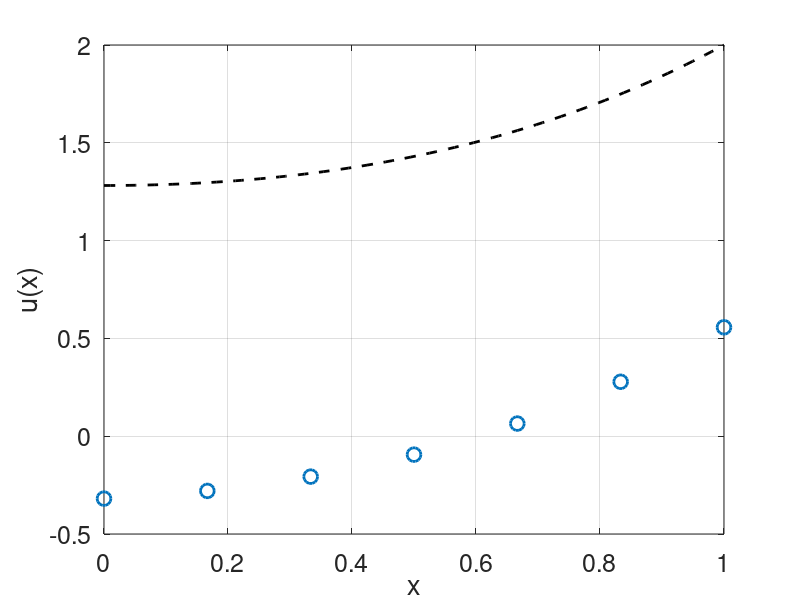

This figure's MATLAB source:
clear
%forcing function
f = @(x) exp(x);

sigma = 0;
gamma = 0;
b = 2;
xa = 0;
xb = 1;

L = xb - xa;  %length of the domain

%exact solution
u_exact = @(x) exp(x) + (sigma-exp(xa))*(x - xb) + b - exp(xb);

%% We will solve d^2(u)/dx^2 = f(x) on domain x = [x_a,x_b] 
% with BC: 
%   u'(x_a) = sigma
%   u'(x_b)  = gamma
% using a central finite difference method

neumann_method= 3; %1 - first order one sided difference

N = 5; %number of internal gridpoints
h = L/(N+1); %interval length
M=N+2; %account for all points including boundary

%create grid 
x_grid = linspace(xa,xb,M); %this mesh includes endpoints
x = x_grid; 

%build matrix A
A = zeros(M,M); %initialize zero matrix N+2 x N+2 
A = diag(-2*ones(M,1))    + ...    % main diagonal
    diag(ones(M-1,1), -1) + ...    % upper diagonal
    diag(ones(M-1,1),  1);         % lower diagonal

%modify first row to represent BC

switch neumann_method
    case 1 
        A(1,1) = -h;
        A(1,2) = h;
        A(M,M-1) = h;
        A(M,M) = -h;
    case 2 
        A(1,1) = -h;
        A(1,2) = h;
        A(M,M-1) = h;
        A(M,M) = -h;
    case 3
        A(1,1) = 3*h/2;
        A(1,2) = -2*h;
        A(1,3) = h/2;
        A(M,M) = 3*h/2;
        A(M,M-1) = -2*h;
        A(M,M-2) = h/2;
end

A = A/h^2

%NOTE: for large matrices it is a better idea to use sparse matrix
%representation

%create RHS vector
g = (f(x))';

%implement BC
switch neumann_method
    case 1
        g(1) = sigma;
        g(M) = gamma;
    case 2
        g(1) = sigma + h/2*f(x(1));
        g(M) = gamma + h/2*f(x(M));
    case 3
        g(1) = sigma;
        g(M) = gamma;
end



g(M) = b;

%solve linear system
u = A\g;

%plot solution
xx= linspace(xa,xb);
plot(xx,u_exact(xx),'--k','LineWidth',2)
hold on;
plot(x,u,'o','LineWidth',2,'MarkerSize',10);
%plot(xa,a,'ob','LineWidth',2,'MarkerSize',10);
%plot(xb,b,'ob','LineWidth',2,'MarkerSize',10);

hold off
xlabel('x'); ylabel('u(x)');
grid on
set(gca,'FontSize',18)

